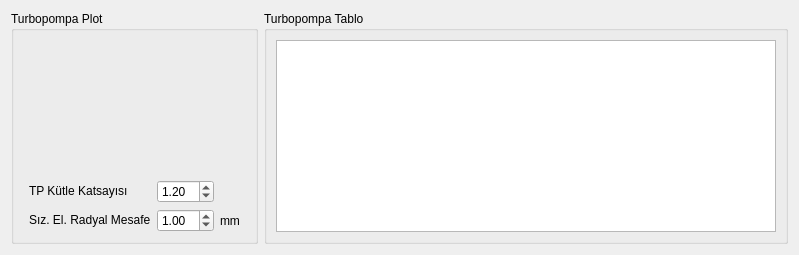
      <widget class="QWidget" name="tab">
       <property name="enabled">
        <bool>true</bool>
       </property>
       <property name="autoFillBackground">
        <bool>true</bool>
       </property>
       <attribute name="title">
        <string>TP 1D Performans</string>
       </attribute>
       <layout class="QHBoxLayout" name="horizontalLayout">
        <item>
         <widget class="QGroupBox" name="groupBox_tp_plot">
          <property name="title">
           <string>Turbopompa Plot</string>
          </property>
          <layout class="QGridLayout" name="gridLayout_4">
           <item row="2" column="0" rowspan="2">
            <widget class="QWidget" name="widget_toolbar" native="true">
             <property name="sizePolicy">
              <sizepolicy hsizetype="Preferred" vsizetype="Minimum">
               <horstretch>0</horstretch>
               <verstretch>1</verstretch>
              </sizepolicy>
             </property>
            </widget>
           </item>
           <item row="3" column="2">
            <widget class="QDoubleSpinBox" name="doubleSpinBox_seal">
             <property name="sizePolicy">
              <sizepolicy hsizetype="Maximum" vsizetype="Fixed">
               <horstretch>0</horstretch>
               <verstretch>0</verstretch>
              </sizepolicy>
             </property>
             <property name="singleStep">
              <double>0.100000000000000</double>
             </property>
             <property name="value">
              <double>1.000000000000000</double>
             </property>
            </widget>
           </item>
           <item row="3" column="1">
            <widget class="QLabel" name="label_2">
             <property name="sizePolicy">
              <sizepolicy hsizetype="Maximum" vsizetype="Maximum">
               <horstretch>0</horstretch>
               <verstretch>0</verstretch>
              </sizepolicy>
             </property>
             <property name="text">
              <string>Sız. El. Radyal Mesafe</string>
             </property>
            </widget>
           </item>
           <item row="2" column="2">
            <widget class="QDoubleSpinBox" name="doubleSpinBox_tp_mass">
             <property name="sizePolicy">
              <sizepolicy hsizetype="Minimum" vsizetype="Fixed">
               <horstretch>0</horstretch>
               <verstretch>0</verstretch>
              </sizepolicy>
             </property>
             <property name="minimum">
              <double>1.000000000000000</double>
             </property>
             <property name="maximum">
              <double>2.000000000000000</double>
             </property>
             <property name="singleStep">
              <double>0.010000000000000</double>
             </property>
             <property name="value">
              <double>1.200000000000000</double>
             </property>
            </widget>
           </item>
           <item row="2" column="1">
            <widget class="QLabel" name="label">
             <property name="sizePolicy">
              <sizepolicy hsizetype="Minimum" vsizetype="Maximum">
               <horstretch>0</horstretch>
               <verstretch>0</verstretch>
              </sizepolicy>
             </property>
             <property name="text">
              <string>TP Kütle Katsayısı</string>
             </property>
            </widget>
           </item>
           <item row="3" column="3">
            <widget class="QLabel" name="label_3">
             <property name="sizePolicy">
              <sizepolicy hsizetype="Maximum" vsizetype="Preferred">
               <horstretch>0</horstretch>
               <verstretch>0</verstretch>
              </sizepolicy>
             </property>
             <property name="text">
              <string>mm</string>
             </property>
            </widget>
           </item>
           <item row="0" column="0" colspan="5">
            <widget class="QWidget" name="widget_figure" native="true">
             <property name="sizePolicy">
              <sizepolicy hsizetype="Preferred" vsizetype="Minimum">
               <horstretch>0</horstretch>
               <verstretch>4</verstretch>
              </sizepolicy>
             </property>
            </widget>
           </item>
          </layout>
         </widget>
        </item>
        <item>
         <widget class="QGroupBox" name="groupBox_4">
          <property name="sizePolicy">
           <sizepolicy hsizetype="Maximum" vsizetype="Preferred">
            <horstretch>0</horstretch>
            <verstretch>0</verstretch>
           </sizepolicy>
          </property>
          <property name="title">
           <string>Turbopompa Tablo</string>
          </property>
          <layout class="QGridLayout" name="gridLayout">
           <item row="0" column="0" colspan="2">
            <widget class="QTableWidget" name="tableWidget">
             <property name="sizePolicy">
              <sizepolicy hsizetype="Maximum" vsizetype="Expanding">
               <horstretch>0</horstretch>
               <verstretch>0</verstretch>
              </sizepolicy>
             </property>
             <property name="minimumSize">
              <size>
               <width>500</width>
               <height>0</height>
              </size>
             </property>
             <property name="horizontalScrollBarPolicy">
              <enum>Qt::ScrollBarAsNeeded</enum>
             </property>
             <property name="sizeAdjustPolicy">
              <enum>QAbstractScrollArea::AdjustIgnored</enum>
             </property>
             <property name="editTriggers">
              <set>QAbstractItemView::NoEditTriggers</set>
             </property>
            </widget>
           </item>
          </layout>
         </widget>
        </item>
       </layout>
      </widget>
